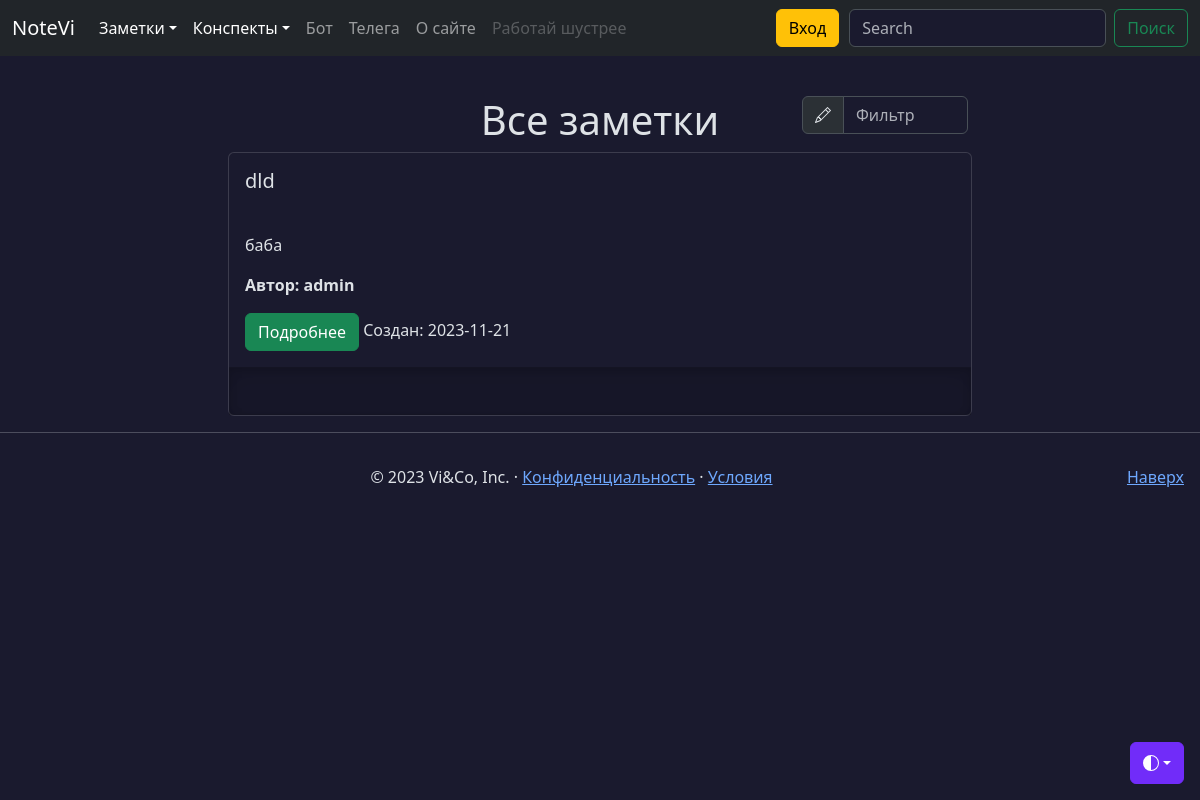
The app's page /notes/public, older data.
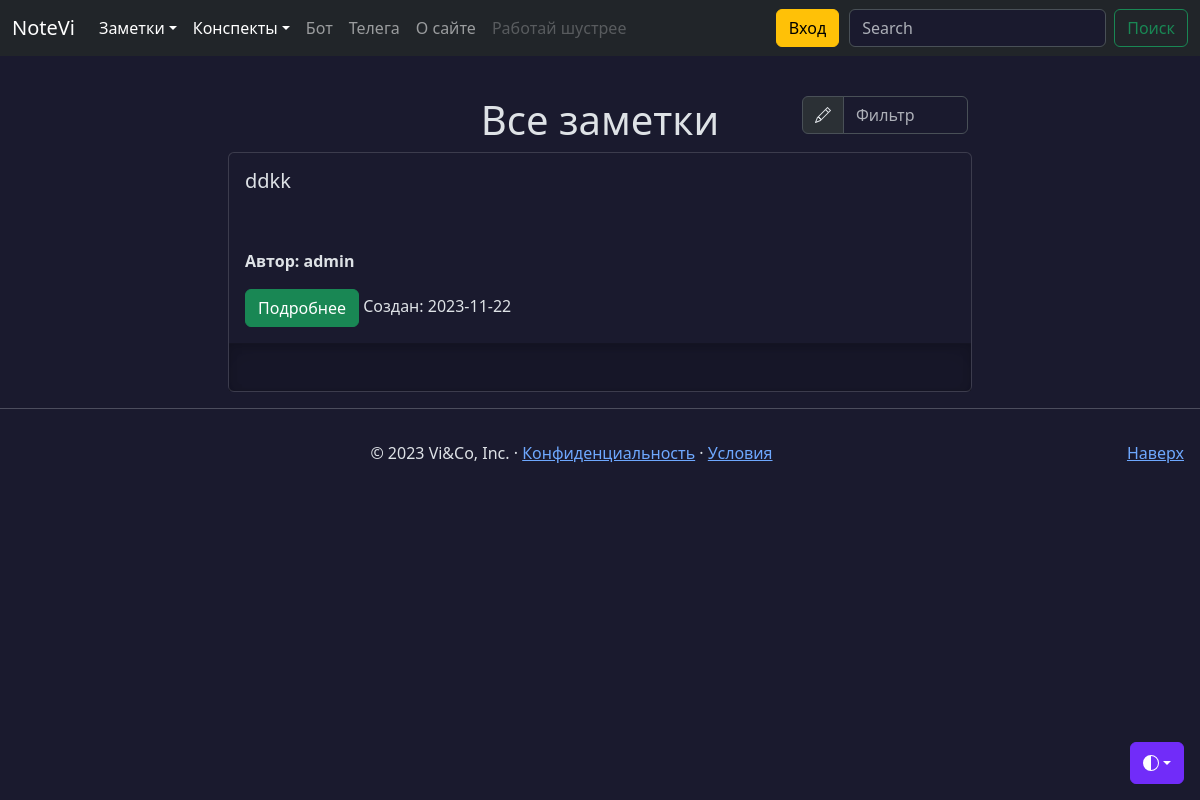
The same page, newer data.
### models.py (models this page shows, shortened)
class Note(db.Model):
    id = db.Column(db.Integer, primary_key=True)
    title = db.Column(db.String(100), nullable=False, default=' ')
    intro = db.Column(db.String(200), nullable=False, default=' ')
    text = db.Column(db.Text, nullable=False, default=' ')
    user_id = db.Column(db.Integer,
                        db.ForeignKey('user.id'),)
    data = db.Column(db.Date, nullable=False, default=datetime.utcnow)
    favorites = db.relationship('User',
                                secondary='favorites',
                                backref=db.backref('favorite_notes',
                                                   lazy=True),
                                lazy='subquery')
    public = db.Column(db.String(8), default=None)
    files = db.relationship('File',
                            secondary='note_file',
                            lazy='subquery',
                            backref=db.backref('notes',
                                               lazy=True))

class User(db.Model, UserMixin):
    id = db.Column(db.Integer, primary_key=True)
    username = db.Column(
        db.String(64), index=True, unique=True, nullable=False
    )
    email = db.Column(db.String(120), index=True, unique=True, nullable=False)
    password_hash = db.Column(db.String(255), nullable=False)
    notes = db.relationship('Note',
                            backref='author',
                            lazy='dynamic',
                            cascade='all, delete')
    created_on = db.Column(db.DateTime(), default=datetime.utcnow)
    updated_on = db.Column(
        db.DateTime(), default=datetime.utcnow, onupdate=datetime.utcnow
    )
    is_active = db.Column(db.Boolean(), default=True)
    conspects = db.relationship('Conspect',
                                backref='author',
                                lazy='dynamic',
                                cascade='all, delete'
                                )

### views/notes.py (the view)
@app.route('/notes/public')
def public():
    notes = Note.query.filter_by(public='on').order_by(Note.id.desc()).all()
    return render_template('notes.html', notes=notes)

### templates/notes.html (shortened to what this page needs)
{% extends 'base.html' %}
{% block content %}
{% if request.endpoint == 'public' or current_user.is_authenticated %}
<div class="container mt-5">
  <div class="row justify-content-md-center">
    {% if notes|length > 0 %}
    <div class="col-sm-4 col-lg-2">
    </div>
    <div class="col-sm-4 align-self-center">
        <h1 style="text-align: center;">Все заметки</h1>
    {% endif %}
    </div>
    {% if notes|length > 0 %}
      <div class="col-sm-4 col-lg-2 mb-2">
        <div class="input-group">
          <span class="input-group-text" id="basic-addon1">
          </span>
          <input type="text" class="form-control" placeholder="Фильтр" aria-label="Фильтр" aria-describedby="basic-addon1" id="filterInput">
        </div>
      </div>
    </div>
    {% endif %}
    {% if notes|length > 0 %}
      {% for note in notes %}
        <div class="card container col-lg-8 p-0">
          <div class="card-body container">
            <h5 class="card-title col-7">{{ note.title }}</h5>
          </div>
          <div class="card-body container">
            <p class="card-text">{{ note.intro }}</p>
            <p class="card-author"><b>Автор: {{ note.author.username }}</b></p>
            <a href="/notes/{{ note.id }}" class="btn btn-success" data-toggle="button" aria-pressed="false" autocomplete="off">
                Подробнее
            </a>
            <note class="date col">Cоздан: {{ note.data }}</note>
          </div>
          <div class="b-example-divider" style="width: 100%;"></div>
        </div>
      {% endfor %}
    {% endif %}
  </div>
  {% else %}
  <div class="container mt-5">
    <h1 style="text-align: center;">Войдите или зарегистрируйтесь</h1>
  </div>
  {% endif %}
{% endblock %}

Row changes from the older to the newer data that the page shows:
no longer on this page (row edited): Note: title "dld", intro "баба", author.username "admin", data "2023-11-21"
added Note: title "ddkk", author.username "admin", data "2023-11-22"
